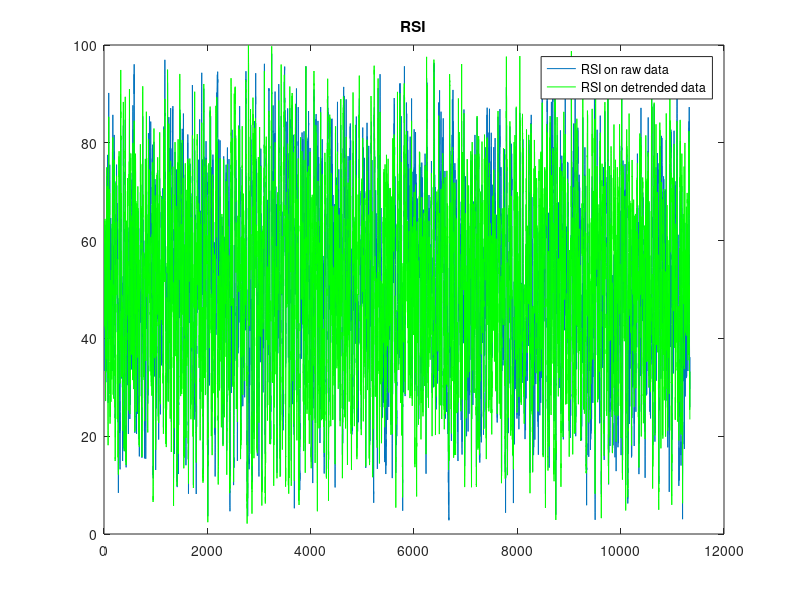

Recreate this plot in MATLAB. (Note: this script raises an error after producing the figure.)
%% Algorithmic Trading with MATLAB(R): Moving Average and RSI
% This demo extends work done in <AlgoTradingDemo1.html AlgoTradingDemo1.m>
% and adds an RSI technical indicator to the mix.
% Copyright 2010, The MathWorks, Inc.
% All rights reserved.

%% Load in some data
% This time we'll import Bund data sampled minutely
load bund1min
testPts = floor(0.8*length(data(:,4)));
step = 30; % 30 minute interval
BundClose = data(1:step:testPts,4);
BundCloseV = data(testPts+1:step:end,4);
annualScaling = sqrt(250*60*11/step);
cost = 0.01;

%% RSI on data series
rs = rsindex(BundClose,14);
plot(rs), title('RSI')

%% RSI on detrended series
% RSI can often be improved by removing the longer term trend.  Here's how
% to run it a detrended series.
rs2 = rsindex(BundClose-movavg(BundClose,30,30),14);
hold on
plot(rs2,'g')
legend('RSI on raw data','RSI on detrended data')
hold off

%%
% RSI trading strategy.  Note that the trading signal is generated when the
% RSI value is above/below the upper/lower threshold.  We'll use a 65%
% threshld (for the upper, the lower is 1-0.65 = 35%).
rsi(BundClose,[15*20,20],65,annualScaling,cost)

return

%% RSI performance
% Let's find the best perfrorming set of parameters.  In the interest of
% time, I'll set the threshold to 55 (found earlier).
range = {1:300,1:300,55}; % replace 55 by this to do the sweep 50:5:100};
rsfun = @(x) rsiFun(x,BundClose,annualScaling,cost);
tic
[~,param] = parameterSweep(rsfun,range);
toc
rsi(BundClose,param(1:2),param(3),annualScaling,cost)
%% Test on validation set
%
rsi(BundCloseV,param(1:2),param(3),annualScaling,cost)

%% MA + RSI
% Put the moving average together with the RSI.
N = 10; M = 394; % from previous calibration
[sr,rr,shr] = rsi(BundClose,param(1:2),param(3),annualScaling,cost);
[sl,rl,shl,lead,lag] = leadlag(BundClose,N,M,annualScaling,cost);

s = (sr+sl)/2;
r  = [0; s(1:end-1).*diff(BundClose)-abs(diff(s))*cost/2];
sh = annualScaling*sharpe(r,0);

figure
ax(1) = subplot(2,1,1);
plot([BundClose,lead,lag]); grid on
legend('Close',['Lead ',num2str(N)],['Lag ',num2str(M)],'Location','Best')
title(['MA+RSI Results, Annual Sharpe Ratio = ',num2str(sh,3)])
ax(2) = subplot(2,1,2);
plot([s,cumsum(r)]); grid on
legend('Position','Cumulative Return','Location','Best')
title(['Final Return = ',num2str(sum(r),3),' (',num2str(sum(r)/BundClose(1)*100,3),'%)'])
linkaxes(ax,'x')

%% MA+RSI model
% The model in a single function call.
marsi(BundClose,N,M,param(1:2),param(3),annualScaling,cost)

%% Best parameters
% And the best parameters are?  Note that this result is better than the
% calibration for MA or RSI alone (see <AlgoTradingDemo1.html#12
% AlgoTradingDemo1.m>).
range = {1:10, 350:400, 2:10, 100:10:140, 55};
fun = @(x) marsiFun(x,BundClose,annualScaling,cost);

tic
[maxSharpe,param,sh] = parameterSweep(fun,range);
toc

marsi(BundClose,param(1),param(2),param(3:4),param(5),annualScaling,cost)

%% Run on validation set
marsi(BundCloseV,param(1),param(2),param(3:4),param(5),annualScaling,cost)
%%
% Note that the results are not that good.  We're better on the
% calibration, but not on the validation.  What we really need to do is set
% up a moving window for training and validation windows.  For example, we
% could set up a window that takes up to 24 hours as the training set, and
% trades over the next say 6 hours, and then slide the window over by 6
% hours and repeat  This is one approach, but we really should add the
% window to the parameter sweep, or backtest over our historical data and
% identify which training/validation window is optimal. I'll leave this as
% an exercise, and we'll move on to how you can use genetic algorithm (or
% genetic programming) to find optimal combinations of trading signals that
% combine to make up a trading strategy (<AlgoTradingDemo3.html
% AlgoTradingDemo3.m>). 